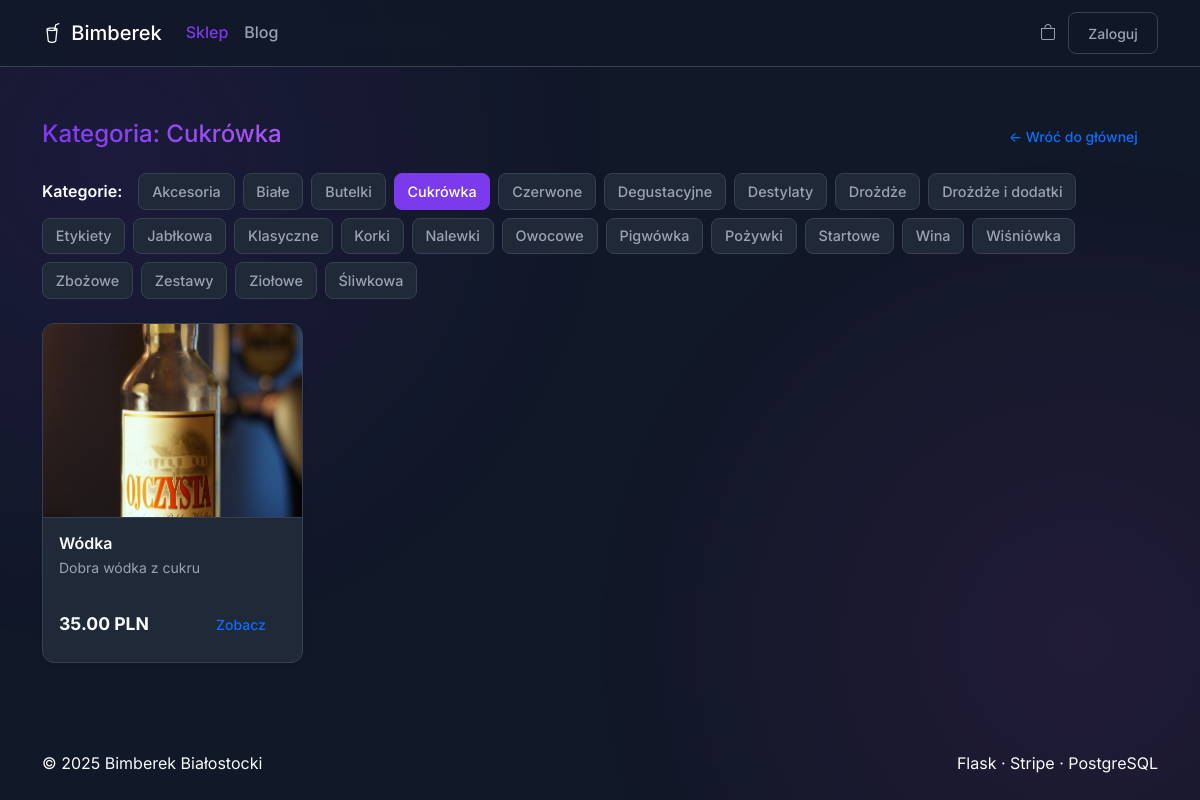
The app's page /category/2/ with its own data.
### app/models.py (models this page shows, shortened)
class Category(db.Model):
    __tablename__ = "categories"
    id = db.Column(db.Integer, primary_key=True)
    name = db.Column(db.String(100), nullable=False)
    parent_id = db.Column(db.Integer, db.ForeignKey("categories.id"), nullable=True)
    children = db.relationship(
        "Category",
        backref=db.backref("parent", remote_side=[id]),
        lazy=True,
    )
    products = db.relationship("Product", back_populates="category", lazy=True)

class Product(db.Model):
    __tablename__ = "products"
    id = db.Column(db.Integer, primary_key=True)
    name = db.Column(db.String(200), nullable=False)
    description_html = db.Column(db.Text, nullable=True)
    price = db.Column(db.Numeric(10, 2), nullable=False)
    category_id = db.Column(db.Integer, db.ForeignKey("categories.id"), nullable=True)
    image_filename = db.Column(db.String(200), nullable=True)
    stock = db.Column(db.Integer, nullable=False, default=0, server_default="0")
    category = db.relationship("Category", back_populates="products")
    comments = db.relationship("Comment", back_populates="product", lazy=True)
    slider_items = db.relationship("SliderItem", back_populates="product", lazy=True)

### app/shop/routes.py (the view)
@shop_bp.route("/category/<int:category_id>/")
def category_view(category_id: int):
    try:
        category = Category.query.get_or_404(category_id)
    except OperationalError:
        category = None
    if category is None:
        products = []
        categories = []
    else:
        try:
            products = (
                Product.query.filter_by(category_id=category.id)
                .order_by(Product.id.desc())
                .all()
            )
        except OperationalError:
            products = []
        try:
            categories = Category.query.order_by(Category.name).all()
        except OperationalError:
            categories = []
    return render_template(
        "shop/category.html",
        category=category,
        products=products,
        categories=categories,
    )

### app/shop/templates/shop/category.html (shortened to what this page needs)
{% extends "base.html" %}
{% block content %}
<div class="container py-4">
  <div class="d-flex flex-wrap justify-content-between align-items-center mb-3">
    <div>
      <h1 class="h4 mb-1">Kategoria: {{ category.name }}</h1>
    </div>
    <a href="{{ url_for('shop.index') }}" class="btn btn-outline-primary btn-sm mt-2 mt-md-0">
      ← Wróć do głównej
    </a>
  </div>
  {% if categories %}
  <section class="mb-4">
    <div class="d-flex flex-wrap gap-2 align-items-center">
      <span class="fw-semibold me-2">Kategorie:</span>
      {% for cat in categories %}
        <a
          href="{{ url_for('shop.category_view', category_id=cat.id) }}"
          class="btn btn-sm btn-chip {% if cat.id == category.id %}active{% endif %}">
          {{ cat.name }}
        </a>
      {% endfor %}
    </div>
  </section>
  {% endif %}
  {% if products %}
    <div class="row g-3 g-md-4">
      {% for p in products %}
        <div class="col-6 col-md-4 col-lg-3">
          <div class="card h-100 shadow-sm product-card">
            {% if p.image_filename %}
            <img
              src="{{ url_for('static', filename='images/products/' ~ p.image_filename) }}"
              class="card-img-top ratio-4x3"
              alt="{{ p.name }}">
            {% endif %}
            <div class="card-body d-flex flex-column">
              <h5 class="card-title fs-6 mb-1 text-truncate-2">{{ p.name }}</h5>
              <p class="card-text small text-muted flex-grow-1 text-truncate-3">
                {{ p.description_html|striptags|truncate(140) }}
              </p>
              <div class="d-flex justify-content-between align-items-center mt-2">
                <span class="fw-bold">{{ "%.2f"|format(p.price) }} PLN</span>
                <a href="{{ url_for('shop.product_detail', product_id=p.id) }}"
                   class="btn btn-sm btn-outline-primary">
                  Zobacz
                </a>
              </div>
            </div>
          </div>
        </div>
      {% endfor %}
    </div>
  {% else %}
    <p>W tej kategorii nie ma jeszcze produktów.</p>
  {% endif %}
</div>
{% endblock %}

### app/static/css/style.css (style rules this page uses)
:root { --font-family-base: 'Inter', -apple-system, BlinkMacSystemFont, "Segoe UI", Roboto, "Helvetica Neue", Arial, sans-serif; --color-text: #f9fafb; --color-text-muted: #9ca3af; --color-primary: #7c3aed; --color-primary-hover: #6d28d9; --color-surface: #1f2937; --color-background: #111827; --color-border: #374151; --premium-gradient: linear-gradient(90deg, var(--color-primary), #a855f7); --border-radius: 0.5rem; --border-radius-lg: 0.75rem; --box-shadow: 0 4px 12px rgba(0, 0, 0, 0.1); --box-shadow-lg: 0 10px 25px rgba(0, 0, 0, 0.2); --premium-glow: 0 6px 20px rgba(124, 58, 237, 0.25); }
body { font-family: var(--font-family-base); background-color: var(--color-background); color: var(--color-text); line-height: 1.6; -webkit-font-smoothing: antialiased; -moz-osx-font-smoothing: grayscale; position: relative; }
body::before { content: ''; position: fixed; top: 0; left: 0; width: 100%; height: 100%; background: radial-gradient(circle at 10% 20%, rgba(124, 58, 237, 0.15), transparent 40%), radial-gradient(circle at 90% 80%, rgba(217, 70, 239, 0.12), transparent 40%); z-index: -1; opacity: 0.7; }
h1, h2 { background: var(--premium-gradient); -webkit-background-clip: text; -webkit-text-fill-color: transparent; background-clip: text; text-fill-color: transparent; font-weight: 700; }
h3, h4, h5, h6 { font-weight: 600; color: var(--color-text); }
a { color: var(--color-primary); text-decoration: none; font-weight: 500; }
.btn { border-radius: var(--border-radius); font-weight: 500; transition: all 0.2s ease; padding: 0.6rem 1.2rem; border: 1px solid transparent; }
.form-text, .text-muted, .small.text-muted { color: var(--color-text-muted) !important; }
.btn-chip { background-color: var(--color-surface); border: 1px solid var(--color-border); color: var(--color-text-muted); padding: 0.4rem 0.8rem; font-size: 0.9rem; }
.btn-chip.active { background-color: var(--color-primary); border-color: var(--color-primary); color: #fff; }
.product-card { background-color: var(--color-surface); border: 1px solid var(--color-border); border-radius: var(--border-radius-lg); display: flex; flex-direction: column; height: 100%; transition: all 0.3s ease; opacity: 0; animation: fadeIn 0.5s ease-out forwards; box-shadow: var(--box-shadow); }
.product-card .card-img-top { aspect-ratio: 4 / 3; object-fit: cover; border-bottom: 1px solid var(--color-border); border-radius: var(--border-radius-lg) var(--border-radius-lg) 0 0; }
.product-card .card-body { padding: 1rem; }
.product-card .card-title { color: var(--color-text); font-weight: 600; }
.product-card .card-text { color: var(--color-text-muted); }
.product-card .fw-bold { color: var(--color-text); font-size: 1.1rem; }

### records on screen
Category: name "Cukrówka"
Category: name "Akcesoria"
Category: name "Białe"
Category: name "Butelki"
Category: name "Czerwone"
Category: name "Degustacyjne"
Category: name "Destylaty"
Category: name "Drożdże"
Category: name "Drożdże i dodatki"
Category: name "Etykiety"
Category: name "Jabłkowa"
Category: name "Klasyczne"
Category: name "Korki"
Category: name "Nalewki"
Category: name "Owocowe"
Category: name "Pigwówka"
Category: name "Pożywki"
Category: name "Startowe"
Category: name "Wina"
Category: name "Wiśniówka"
Category: name "Zbożowe"
Category: name "Zestawy"
Category: name "Ziołowe"
Category: name "Śliwkowa"
Product: image_filename (picture), name "Wódka", description_html "Dobra wódka z cukru", price "35.00"

### other values on screen
{{ 2025 }} "2025"
